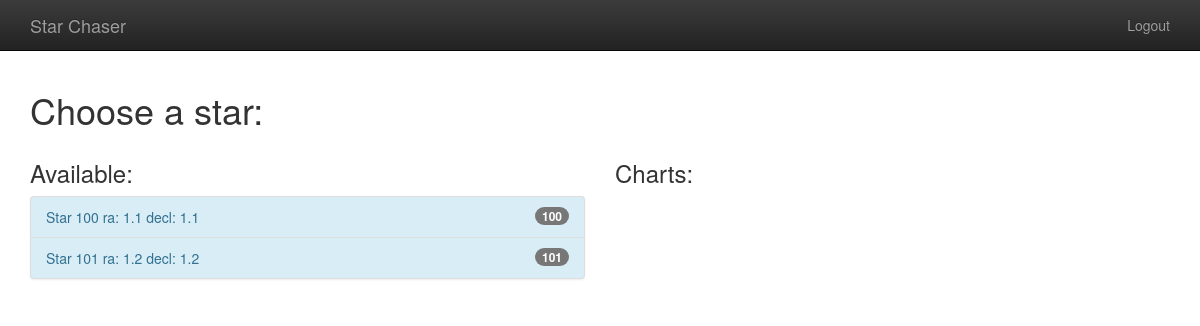
The page /player/pick_star/ (signed in) on the database as committed earlier.
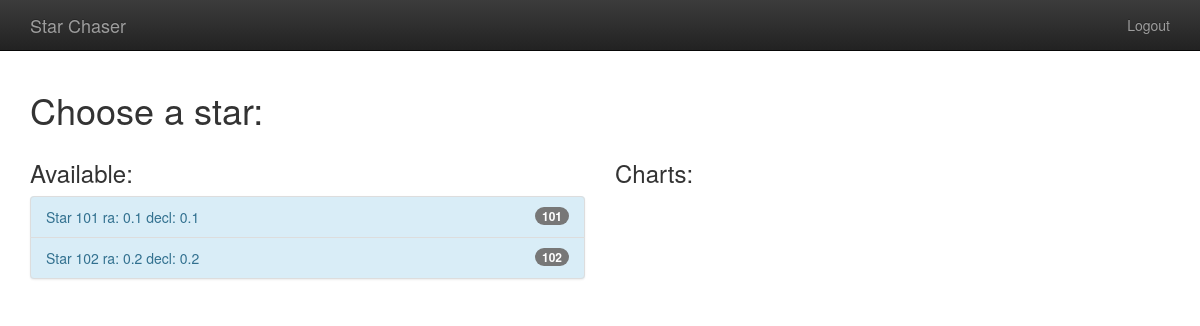
The same page on the database as committed later.
### app_gameplay/models.py (models this page shows)
class PlasticcStar(models.Model):
    objects = PlasticcStarQuerySet.as_manager()
    foo = models.SmallIntegerField(
        null=False, default=0,
        validators=[
            MinValueValidator(0),
            MaxValueValidator(100)])
    star_id = models.IntegerField(primary_key=True)
    ra = models.FloatField()
    decl = models.FloatField()
    gal_l = models.FloatField()
    gal_b = models.FloatField()
    ddf = models.BooleanField()
    hostgal_specz = models.FloatField()
    hostgal_photoz = models.FloatField()
    hostgal_photoz_err = models.FloatField()
    distmod = models.FloatField()
    MWEBV = models.FloatField()
    target = models.SmallIntegerField(
        validators=[MinValueValidator(0), MaxValueValidator(5)])
    def __str__(self):
        msg = ' star_id ' + fmt_starid
        msg += ' ra ' + fmt_f
        msg += ' decl ' + fmt_f
        msg += ' gal_l ' + fmt_f
        msg += ' gal_b ' + fmt_f
        msg += ' ddf ' + fmt_f
        msg += ' hgal_s ' + fmt_f
        msg += ' hgal_p ' + fmt_f
        msg += ' p_err ' + fmt_f
        msg += ' dist ' + fmt_f
        msg += ' mw_ebv ' + fmt_f
        msg += ' class ' + fmt_is
        return msg.format(
            self.star_id,
            self.ra,
            self.decl,
            self.gal_l,
            self.gal_b,
            self.ddf,
            self.hostgal_specz,
            self.hostgal_photoz,
            self.hostgal_photoz_err,
            self.distmod,
            self.MWEBV,
            self.target)

### app_player/views.py (the view, shortened to what this page needs)
@login_required
def pick_star(request):
    chooser_list_size = 2
    qs_star = PlasticcStar.objects.random_set(chooser_list_size)
    return render(
            request=request,
            template_name="app_player/pick_star.html",
            context={
                'qs_star': qs_star
                }
    )

### app_gameplay/models.py (called while the page is built)
    def random_set(self, num):
        return self.all()

### templates/app_player/pick_star.html (shortened to what this page needs)
{% extends "base.html" %}
{% block content %}
<h1>
    Choose a star:
</h1>
<div class='row'>
    <div class='col-md-6'>
        <h3>Available:</h3>
        <div class="list-group bg-info">
            {% for star in qs_star %}
            <a class="list-group-item list-group-item-info" href="{% url 'place_bet' id=star.star_id %}">
                Star {{ star.star_id }} ra: {{ star.ra }} decl: {{ star.decl }}
                <span class="badge">{{ star.star_id }}</span>
            </a>
            {% endfor %}
        </div>
    </div>
    <div class='col-md-6'>
        <h3>Charts:</h3>
    </div>
</div>
{% endblock %}

### templates/base.html (shortened to what this page needs)
{% load static %}
<!doctype html>
<html class="no-js" lang="">
<head>
    <link rel="stylesheet" href="{% static 'css/bootstrap.min.css' %}">
    <link rel="stylesheet" href="{% static 'css/bootstrap-theme.min.css' %}">
    <link rel="stylesheet" href="{% static 'css/main.css' %}">
</head>
<body>
    <nav class="navbar navbar-inverse navbar-fixed-top" role="navigation">
        <div class="container">
            <div class="navbar-header">
                <a class="navbar-brand" href="{%  url 'star_chaser_welcome' %}">Star Chaser</a>
            </div>
            <ul class='nav navbar-nav navbar-right'>
                {% if user.is_authenticated %}
                <li><a href="{% url 'player_logout' %}">Logout</a></li>
                {% else %}
                <li><a href="{% url 'signup' %}">Create Account</a></li>
                <li><a href="{% url 'player_login' %}">Log In</a></li>
                {% endif %}
            </ul>
        </div>
    </nav>
    <div class="container">
        {% block content %}
        {% endblock %}
    </div>
</body>
</html>

### templates/base.html (style rules this page uses)
body { padding-top: 70px; padding-bottom: 20px; }

Rows that differ between the two databases and show on the page:
removed PlasticcStar: star_id "100", ra "1.1", decl "1.1"
changed PlasticcStar id 101: ra "1.2" → "0.1"; decl "1.2" → "0.1"
added PlasticcStar: star_id "102", ra "0.2", decl "0.2"
